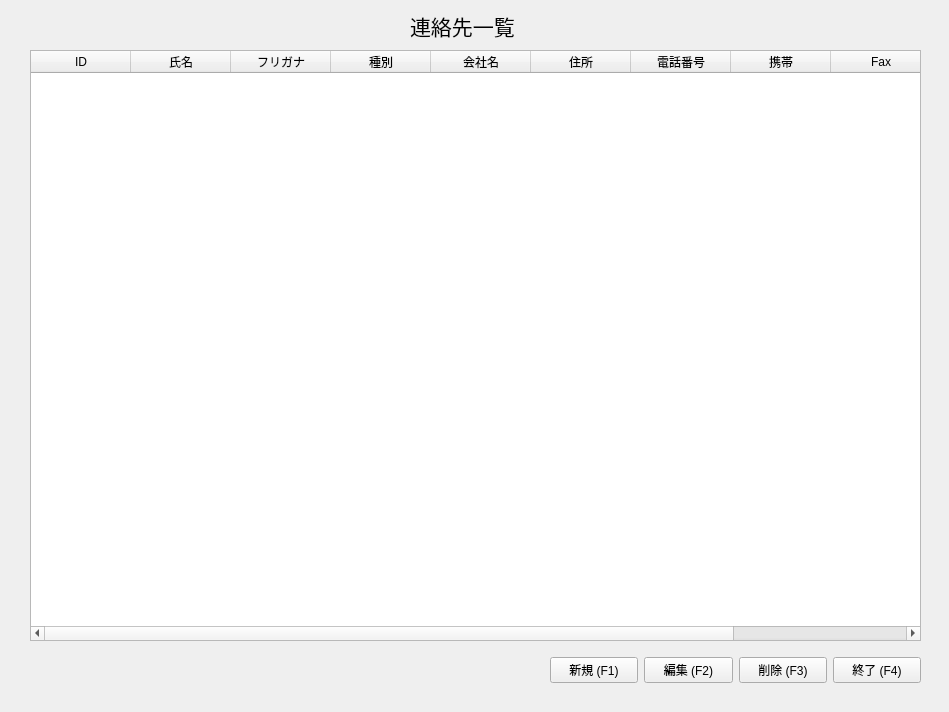
<?xml version="1.0" encoding="UTF-8"?>
<ui version="4.0">
 <class>MainWindow</class>
 <widget class="QMainWindow" name="MainWindow">
  <property name="geometry">
   <rect>
    <x>0</x>
    <y>0</y>
    <width>949</width>
    <height>712</height>
   </rect>
  </property>
  <property name="windowTitle">
   <string>連絡先一覧</string>
  </property>
  <widget class="QWidget" name="centralwidget">
   <widget class="QTableWidget" name="tableWidget">
    <property name="geometry">
     <rect>
      <x>30</x>
      <y>50</y>
      <width>891</width>
      <height>591</height>
     </rect>
    </property>
    <column>
     <property name="text">
      <string>ID</string>
     </property>
    </column>
    <column>
     <property name="text">
      <string>氏名</string>
     </property>
    </column>
    <column>
     <property name="text">
      <string>フリガナ</string>
     </property>
    </column>
    <column>
     <property name="text">
      <string>種別</string>
     </property>
    </column>
    <column>
     <property name="text">
      <string>会社名</string>
     </property>
    </column>
    <column>
     <property name="text">
      <string>住所</string>
     </property>
    </column>
    <column>
     <property name="text">
      <string>電話番号</string>
     </property>
    </column>
    <column>
     <property name="text">
      <string>携帯</string>
     </property>
    </column>
    <column>
     <property name="text">
      <string>Fax</string>
     </property>
    </column>
    <column>
     <property name="text">
      <string>Email</string>
     </property>
    </column>
   </widget>
   <widget class="QWidget" name="horizontalLayoutWidget">
    <property name="geometry">
     <rect>
      <x>550</x>
      <y>650</y>
      <width>371</width>
      <height>41</height>
     </rect>
    </property>
    <layout class="QHBoxLayout" name="horizontalLayout">
     <item>
      <widget class="QPushButton" name="pushButton_shinki">
       <property name="text">
        <string>新規 (F1)</string>
       </property>
      </widget>
     </item>
     <item>
      <widget class="QPushButton" name="pushButton_henshuu">
       <property name="text">
        <string>編集 (F2)</string>
       </property>
      </widget>
     </item>
     <item>
      <widget class="QPushButton" name="pushButton_sakujo">
       <property name="text">
        <string>削除 (F3)</string>
       </property>
      </widget>
     </item>
     <item>
      <widget class="QPushButton" name="pushButton_close">
       <property name="text">
        <string>終了 (F4)</string>
       </property>
      </widget>
     </item>
    </layout>
   </widget>
   <widget class="QLabel" name="label">
    <property name="geometry">
     <rect>
      <x>410</x>
      <y>10</y>
      <width>111</width>
      <height>31</height>
     </rect>
    </property>
    <property name="font">
     <font>
      <pointsize>16</pointsize>
     </font>
    </property>
    <property name="text">
     <string>連絡先一覧</string>
    </property>
   </widget>
  </widget>
 </widget>
 <resources/>
 <connections>
  <connection>
   <sender>pushButton_close</sender>
   <signal>clicked()</signal>
   <receiver>MainWindow</receiver>
   <slot>deleteLater()</slot>
   <hints>
    <hint type="sourcelabel">
     <x>919</x>
     <y>659</y>
    </hint>
    <hint type="destinationlabel">
     <x>279</x>
     <y>542</y>
    </hint>
   </hints>
  </connection>
 </connections>
</ui>
